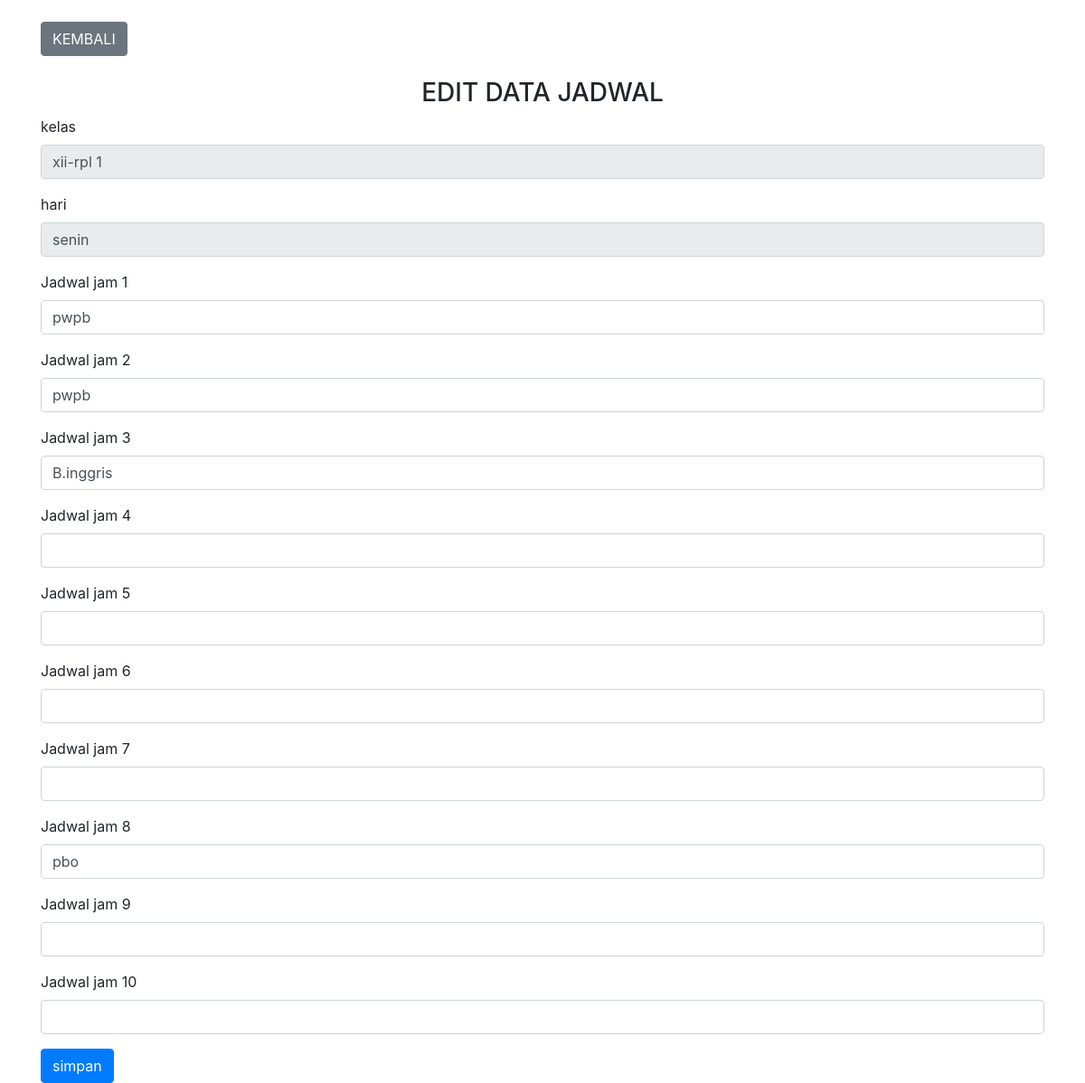
Page /login/admin/crud_jadwal/edit.php?id=46 (signed in) on the committed database.
### tables this page shows
CREATE TABLE `jadwal_pelajaran` (
  `id` int(11) NOT NULL,
  `kelas` varchar(225) NOT NULL,
  `hari` varchar(225) NOT NULL,
  `jadwal` text NOT NULL
);

### login/admin/crud_jadwal/edit.php (the view, shortened to what this page needs)
<!DOCTYPE html>
<html>
<head>
	<link rel="stylesheet" href="../../../css/bootstrap.min.css" >
</head>
<body>
<div class="container">
	<br/>
	<a href="../jadwal.php" class="btn btn-secondary">KEMBALI</a>
	<br/>
	<br/>
	<h3 align="center">EDIT DATA JADWAL</h3>
	<?php
	include 'conn.php';
	$id = $_GET['id'];
	$data = mysqli_query($conn,"SELECT * from jadwal_pelajaran where id='$id'");
	while($d = mysqli_fetch_array($data)){
		?>
<form action="" method="post">
	<div class="form-group">
		<label for="kelas">kelas</label>
    	<input type="text" class="form-control" id="kelas" autocomplete="off" name="kelas" value="<?php echo $d['kelas']; ?>" readonly>
  	</div>
  	<div class="form-group">
    	<label for="hari">hari</label>
    	<input type="text" class="form-control" id="hari" autocomplete="off" name="hari" value="<?php echo $d['hari'];?>" readonly>
  	</div>
  	<?php  $s=explode(",",$d['jadwal']);?>
  	<div class="form-group">
    	<label for="1">Jadwal jam 1</label>
    	<input type="text" class="form-control" id="1" autocomplete="off" name="jadwal1" value="<?php echo $s[0]; ?>">
  	</div>
  	<div class="form-group">
    	<label for="2">Jadwal jam 2</label>
    	<input type="text" class="form-control" id="2" autocomplete="off" name="jadwal2" value="<?php echo $s[1]; ?>">
  	</div>
  	<div class="form-group">
    	<label for="3">Jadwal jam 3</label>
    	<input type="text" class="form-control" id="3" autocomplete="off" name="jadwal3" value="<?php echo $s[2]; ?>">
  	</div>
  	<div class="form-group">
    	<label for="4">Jadwal jam 4</label>
    	<input type="text" class="form-control" id="4" autocomplete="off" name="jadwal4" value="<?php echo $s[3]; ?>">
  	</div>
  	<div class="form-group">
    	<label for="5">Jadwal jam 5</label>
    	<input type="text" class="form-control" id="5" autocomplete="off" name="jadwal5" value="<?php echo $s[4]; ?>">
  	</div>
  	<div class="form-group">
    	<label for="6">Jadwal jam 6</label>
    	<input type="text" class="form-control" id="6" autocomplete="off" name="jadwal6" value="<?php echo $s[5]; ?>">
  	</div>
  	<div class="form-group">
    	<label for="7">Jadwal jam 7</label>
    	<input type="text" class="form-control" id="7" autocomplete="off" name="jadwal7" value="<?php echo $s[6]; ?>">
  	</div>
  	<div class="form-group">
    	<label for="8">Jadwal jam 8</label>
    	<input type="text" class="form-control" id="8" autocomplete="off" name="jadwal8" value="<?php echo $s[7]; ?>">
  	</div>
  	<div class="form-group">
    	<label for="9">Jadwal jam 9</label>
    	<input type="text" class="form-control" id="9" autocomplete="off" name="jadwal9" value="<?php echo $s[8]; ?>">
  	</div>
  	<div class="form-group">
    	<label for="10">Jadwal jam 10</label>
    	<input type="text" class="form-control" id="10" autocomplete="off" name="jadwal10" value="<?php echo $s[9]; ?>">
  	</div>
  	<button type="submit" class="btn btn-primary" name="simpan">simpan</button>
</form>
<?php
	}
?>
</div>
</body>
</html>

### rows in the picture
jadwal_pelajaran: kelas "xii-rpl 1", hari "senin", jadwal1 "pwpb", jadwal2 "pwpb", jadwal3 "B.inggris", jadwal8 "pbo"
